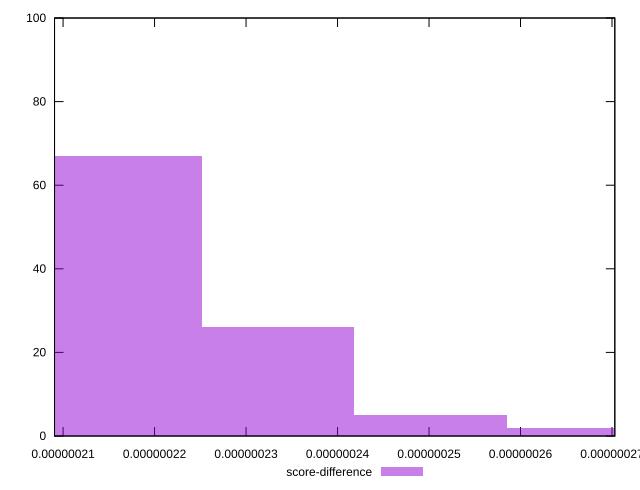

The script that saved this image:
reset

$scoreDifference <<EOF
2.6685332273307855e-7 2
2.1681832472062632e-7 67
2.3349665739144375e-7 26
2.501749900622611e-7 5
EOF

set key outside below
set boxwidth 1.667833267081741e-8
set xrange [2.0906659869979194e-7:2.703079885479909e-7]
set yrange [0:100]
set trange [0:100]
set style fill transparent solid 0.5 noborder
set terminal svg size 640, 490 enhanced background rgb 'white'
set output "report_00008_2021-01-22T20:58:29.167/largest-contentful-paint/samples/empty/score-difference/histogram.svg"

plot $scoreDifference title "score-difference" with boxes

reset
